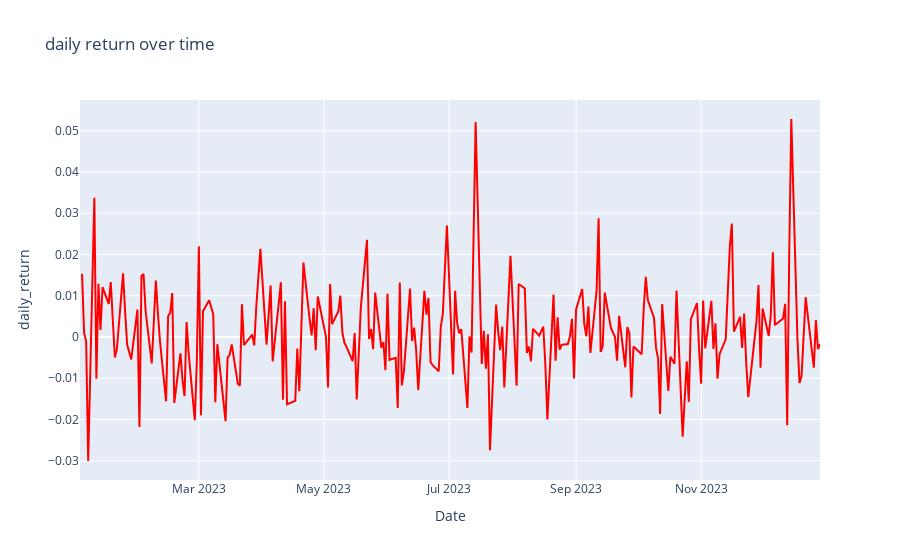

This figure's notebook cell:
### Code cell
fn.simple_line_chart(dataframe=df,feature='daily_return',color='red',name='daily return over time')

### Figure 1 — Plotly figure (JSON) as saved in the notebook; plotly's stock layout.template omitted (floating-point values rounded to 4 significant figures; data arrays with more than 128 entries replaced by an {"elided": "..."} marker saying what was removed)
{"data": [{"line": {"color": "red"}, "mode": "lines", "name": "daily return over time", "type": "scatter", "x": {"elided": "245 str values"}, "y": {"elided": "245 float values"}}], "layout": {"title": {"text": "daily return over time"}, "xaxis": {"title": {"text": "Date"}}, "yaxis": {"title": {"text": "daily_return"}}}}
